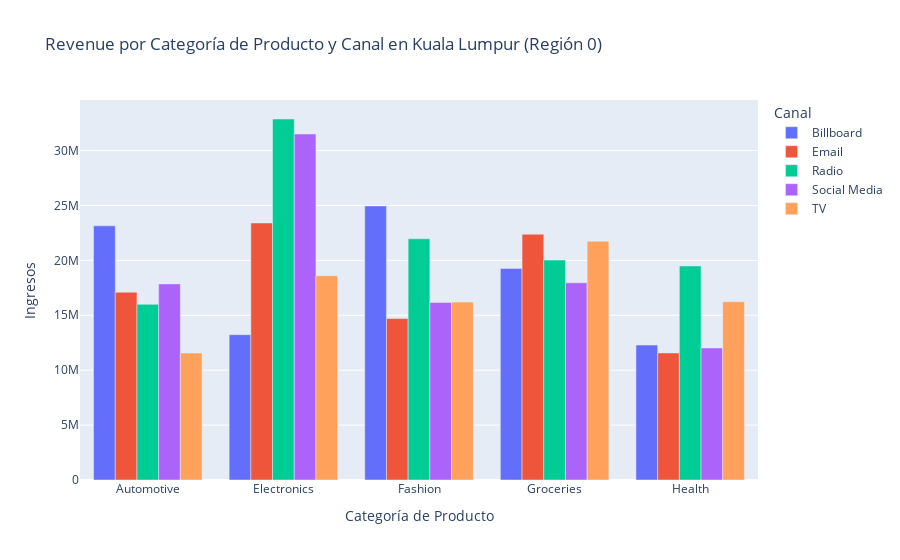

Notebook source saved alongside this figure:
### Markdown cell above
En conjunto, los datos del Cluster 4 sugieren que la campaña es bastante exitosa en términos de gastos, impresiones, clics y conversiones. Hay un buen equilibrio entre el presupuesto y el gasto, lo que permite explorar aún más oportunidades de crecimiento. La alta tasa de clics y el ROI positivo son signos de una estrategia publicitaria efectiva.

### Code cell
# Filtrar solo la Región 0 (Kuala Lumpur)
kuala_lumpur_data = df[df['Region'] == 0]

# Mapear Product_Category a nombres 
kuala_lumpur_data['Product_Category'] = kuala_lumpur_data['Product_Category'].map({
    0: 'Fashion', 
    1: 'Health', 
    2: 'Electronics', 
    3: 'Automotive', 
    4: 'Groceries'
})

# Mapear Channel a nombres
kuala_lumpur_data['Channel'] = kuala_lumpur_data['Channel'].map({
    0: 'Billboard', 
    1: 'Radio', 
    2: 'Email', 
    3: 'TV', 
    4: 'Social Media', 
    5: 'News'
})

# Agrupar por Product_Category y Channel y sumar Revenue
revenue_by_category_channel = kuala_lumpur_data.groupby(['Product_Category', 'Channel'])['Revenue'].sum().reset_index()

# Crear gráfico de barras interactivo
fig = px.bar(
    revenue_by_category_channel,
    x='Product_Category',
    y='Revenue',
    color='Channel',
    title='Revenue por Categoría de Producto y Canal en Kuala Lumpur (Región 0)',
    labels={'Revenue': 'Ingresos', 'Product_Category': 'Categoría de Producto', 'Channel': 'Canal'},
    barmode='group'  # Agrupar las barras por canal
)

# Mostrar gráfico
fig.show()

### Figure 1 — Plotly figure (JSON) as saved in the notebook; plotly's stock layout.template omitted (floating-point values rounded to 4 significant figures)
{"data": [{"alignmentgroup": "True", "hovertemplate": "Canal=Billboard<br>Categoría de Producto=%{x}<br>Ingresos=%{y}<extra></extra>", "legendgroup": "Billboard", "marker": {"color": "#636efa", "pattern": {"shape": ""}}, "name": "Billboard", "offsetgroup": "Billboard", "orientation": "v", "showlegend": true, "textposition": "auto", "type": "bar", "x": ["Automotive", "Electronics", "Fashion", "Groceries", "Health"], "xaxis": "x", "y": [23150000.0, 13240000.0, 24960000.0, 19270000.0, 12290000.0], "yaxis": "y"}, {"alignmentgroup": "True", "hovertemplate": "Canal=Email<br>Categoría de Producto=%{x}<br>Ingresos=%{y}<extra></extra>", "legendgroup": "Email", "marker": {"color": "#EF553B", "pattern": {"shape": ""}}, "name": "Email", "offsetgroup": "Email", "orientation": "v", "showlegend": true, "textposition": "auto", "type": "bar", "x": ["Automotive", "Electronics", "Fashion", "Groceries", "Health"], "xaxis": "x", "y": [17100000.0, 23410000.0, 14700000.0, 22380000.0, 11570000.0], "yaxis": "y"}, {"alignmentgroup": "True", "hovertemplate": "Canal=Radio<br>Categoría de Producto=%{x}<br>Ingresos=%{y}<extra></extra>", "legendgroup": "Radio", "marker": {"color": "#00cc96", "pattern": {"shape": ""}}, "name": "Radio", "offsetgroup": "Radio", "orientation": "v", "showlegend": true, "textposition": "auto", "type": "bar", "x": ["Automotive", "Electronics", "Fashion", "Groceries", "Health"], "xaxis": "x", "y": [16000000.0, 32880000.0, 21970000.0, 20030000.0, 19490000.0], "yaxis": "y"}, {"alignmentgroup": "True", "hovertemplate": "Canal=Social Media<br>Categoría de Producto=%{x}<br>Ingresos=%{y}<extra></extra>", "legendgroup": "Social Media", "marker": {"color": "#ab63fa", "pattern": {"shape": ""}}, "name": "Social Media", "offsetgroup": "Social Media", "orientation": "v", "showlegend": true, "textposition": "auto", "type": "bar", "x": ["Automotive", "Electronics", "Fashion", "Groceries", "Health"], "xaxis": "x", "y": [17860000.0, 31510000.0, 16170000.0, 17960000.0, 12030000.0], "yaxis": "y"}, {"alignmentgroup": "True", "hovertemplate": "Canal=TV<br>Categoría de Producto=%{x}<br>Ingresos=%{y}<extra></extra>", "legendgroup": "TV", "marker": {"color": "#FFA15A", "pattern": {"shape": ""}}, "name": "TV", "offsetgroup": "TV", "orientation": "v", "showlegend": true, "textposition": "auto", "type": "bar", "x": ["Automotive", "Electronics", "Fashion", "Groceries", "Health"], "xaxis": "x", "y": [11560000.0, 18600000.0, 16200000.0, 21750000.0, 16230000.0], "yaxis": "y"}], "layout": {"barmode": "group", "legend": {"title": {"text": "Canal"}, "tracegroupgap": 0}, "title": {"text": "Revenue por Categoría de Producto y Canal en Kuala Lumpur (Región 0)"}, "xaxis": {"anchor": "y", "domain": [0, 1], "title": {"text": "Categoría de Producto"}}, "yaxis": {"anchor": "x", "domain": [0, 1], "title": {"text": "Ingresos"}}}}
